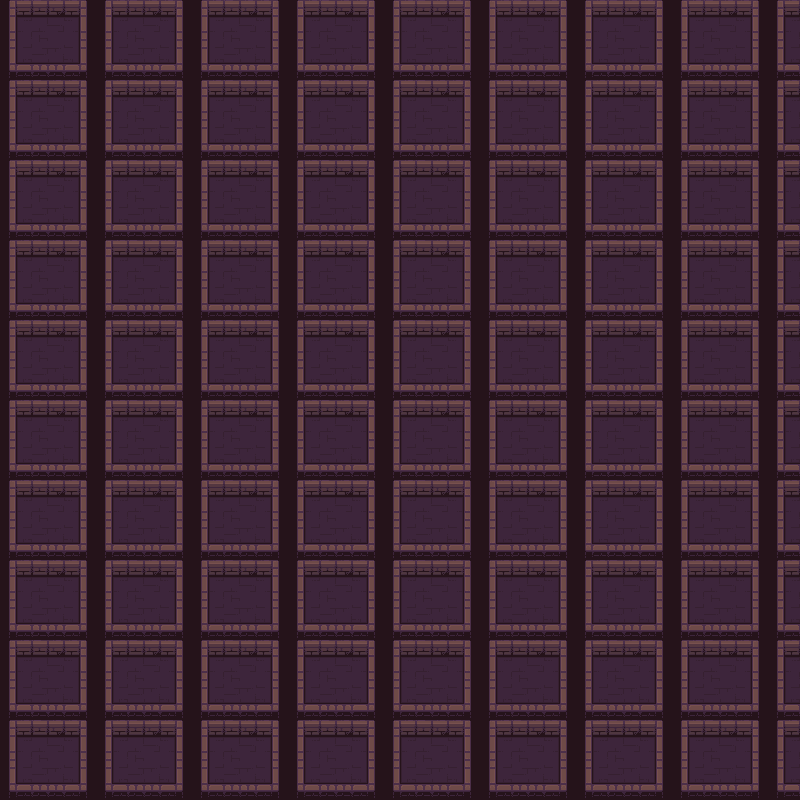

Tiled map render using the project's own tile images. Description and the whole map definition, tile-layer contents included, below:
An orthogonal 50x50 tile map with 16x16 px tiles, 1 tile layer (wall).

<map version="1.10" tiledversion="1.11.2" orientation="orthogonal" renderorder="right-down" width="50" height="50" tilewidth="16" tileheight="16" infinite="0" nextlayerid="2" nextobjectid="1">
 <editorsettings>
  <export target="../map_01.lua" format="lua" />
 </editorsettings>
 <tileset firstgid="1" name="world" tilewidth="16" tileheight="16" tilecount="100" columns="10">
  <image source="../map_tileset.png" width="160" height="160" />
 </tileset>
 <layer id="1" name="wall" width="50" height="50">
  <data encoding="csv">
1,2,3,4,5,6,1,2,3,4,5,6,1,2,3,4,5,6,1,2,3,4,5,6,1,2,3,4,5,6,1,2,3,4,5,6,1,2,3,4,5,6,1,2,3,4,5,6,1,2,
11,12,13,14,15,16,11,12,13,14,15,16,11,12,13,14,15,16,11,12,13,14,15,16,11,12,13,14,15,16,11,12,13,14,15,16,11,12,13,14,15,16,11,12,13,14,15,16,11,12,
21,22,23,24,25,26,21,22,23,24,25,26,21,22,23,24,25,26,21,22,23,24,25,26,21,22,23,24,25,26,21,22,23,24,25,26,21,22,23,24,25,26,21,22,23,24,25,26,21,22,
31,32,33,34,35,36,31,32,33,34,35,36,31,32,33,34,35,36,31,32,33,34,35,36,31,32,33,34,35,36,31,32,33,34,35,36,31,32,33,34,35,36,31,32,33,34,35,36,31,32,
41,42,43,44,45,46,41,42,43,44,45,46,41,42,43,44,45,46,41,42,43,44,45,46,41,42,43,44,45,46,41,42,43,44,45,46,41,42,43,44,45,46,41,42,43,44,45,46,41,42,
1,2,3,4,5,6,1,2,3,4,5,6,1,2,3,4,5,6,1,2,3,4,5,6,1,2,3,4,5,6,1,2,3,4,5,6,1,2,3,4,5,6,1,2,3,4,5,6,1,2,
11,12,13,14,15,16,11,12,13,14,15,16,11,12,13,14,15,16,11,12,13,14,15,16,11,12,13,14,15,16,11,12,13,14,15,16,11,12,13,14,15,16,11,12,13,14,15,16,11,12,
21,22,23,24,25,26,21,22,23,24,25,26,21,22,23,24,25,26,21,22,23,24,25,26,21,22,23,24,25,26,21,22,23,24,25,26,21,22,23,24,25,26,21,22,23,24,25,26,21,22,
31,32,33,34,35,36,31,32,33,34,35,36,31,32,33,34,35,36,31,32,33,34,35,36,31,32,33,34,35,36,31,32,33,34,35,36,31,32,33,34,35,36,31,32,33,34,35,36,31,32,
41,42,43,44,45,46,41,42,43,44,45,46,41,42,43,44,45,46,41,42,43,44,45,46,41,42,43,44,45,46,41,42,43,44,45,46,41,42,43,44,45,46,41,42,43,44,45,46,41,42,
1,2,3,4,5,6,1,2,3,4,5,6,1,2,3,4,5,6,1,2,3,4,5,6,1,2,3,4,5,6,1,2,3,4,5,6,1,2,3,4,5,6,1,2,3,4,5,6,1,2,
11,12,13,14,15,16,11,12,13,14,15,16,11,12,13,14,15,16,11,12,13,14,15,16,11,12,13,14,15,16,11,12,13,14,15,16,11,12,13,14,15,16,11,12,13,14,15,16,11,12,
21,22,23,24,25,26,21,22,23,24,25,26,21,22,23,24,25,26,21,22,23,24,25,26,21,22,23,24,25,26,21,22,23,24,25,26,21,22,23,24,25,26,21,22,23,24,25,26,21,22,
31,32,33,34,35,36,31,32,33,34,35,36,31,32,33,34,35,36,31,32,33,34,35,36,31,32,33,34,35,36,31,32,33,34,35,36,31,32,33,34,35,36,31,32,33,34,35,36,31,32,
41,42,43,44,45,46,41,42,43,44,45,46,41,42,43,44,45,46,41,42,43,44,45,46,41,42,43,44,45,46,41,42,43,44,45,46,41,42,43,44,45,46,41,42,43,44,45,46,41,42,
1,2,3,4,5,6,1,2,3,4,5,6,1,2,3,4,5,6,1,2,3,4,5,6,1,2,3,4,5,6,1,2,3,4,5,6,1,2,3,4,5,6,1,2,3,4,5,6,1,2,
11,12,13,14,15,16,11,12,13,14,15,16,11,12,13,14,15,16,11,12,13,14,15,16,11,12,13,14,15,16,11,12,13,14,15,16,11,12,13,14,15,16,11,12,13,14,15,16,11,12,
21,22,23,24,25,26,21,22,23,24,25,26,21,22,23,24,25,26,21,22,23,24,25,26,21,22,23,24,25,26,21,22,23,24,25,26,21,22,23,24,25,26,21,22,23,24,25,26,21,22,
31,32,33,34,35,36,31,32,33,34,35,36,31,32,33,34,35,36,31,32,33,34,35,36,31,32,33,34,35,36,31,32,33,34,35,36,31,32,33,34,35,36,31,32,33,34,35,36,31,32,
41,42,43,44,45,46,41,42,43,44,45,46,41,42,43,44,45,46,41,42,43,44,45,46,41,42,43,44,45,46,41,42,43,44,45,46,41,42,43,44,45,46,41,42,43,44,45,46,41,42,
1,2,3,4,5,6,1,2,3,4,5,6,1,2,3,4,5,6,1,2,3,4,5,6,1,2,3,4,5,6,1,2,3,4,5,6,1,2,3,4,5,6,1,2,3,4,5,6,1,2,
11,12,13,14,15,16,11,12,13,14,15,16,11,12,13,14,15,16,11,12,13,14,15,16,11,12,13,14,15,16,11,12,13,14,15,16,11,12,13,14,15,16,11,12,13,14,15,16,11,12,
21,22,23,24,25,26,21,22,23,24,25,26,21,22,23,24,25,26,21,22,23,24,25,26,21,22,23,24,25,26,21,22,23,24,25,26,21,22,23,24,25,26,21,22,23,24,25,26,21,22,
31,32,33,34,35,36,31,32,33,34,35,36,31,32,33,34,35,36,31,32,33,34,35,36,31,32,33,34,35,36,31,32,33,34,35,36,31,32,33,34,35,36,31,32,33,34,35,36,31,32,
41,42,43,44,45,46,41,42,43,44,45,46,41,42,43,44,45,46,41,42,43,44,45,46,41,42,43,44,45,46,41,42,43,44,45,46,41,42,43,44,45,46,41,42,43,44,45,46,41,42,
1,2,3,4,5,6,1,2,3,4,5,6,1,2,3,4,5,6,1,2,3,4,5,6,1,2,3,4,5,6,1,2,3,4,5,6,1,2,3,4,5,6,1,2,3,4,5,6,1,2,
11,12,13,14,15,16,11,12,13,14,15,16,11,12,13,14,15,16,11,12,13,14,15,16,11,12,13,14,15,16,11,12,13,14,15,16,11,12,13,14,15,16,11,12,13,14,15,16,11,12,
21,22,23,24,25,26,21,22,23,24,25,26,21,22,23,24,25,26,21,22,23,24,25,26,21,22,23,24,25,26,21,22,23,24,25,26,21,22,23,24,25,26,21,22,23,24,25,26,21,22,
31,32,33,34,35,36,31,32,33,34,35,36,31,32,33,34,35,36,31,32,33,34,35,36,31,32,33,34,35,36,31,32,33,34,35,36,31,32,33,34,35,36,31,32,33,34,35,36,31,32,
41,42,43,44,45,46,41,42,43,44,45,46,41,42,43,44,45,46,41,42,43,44,45,46,41,42,43,44,45,46,41,42,43,44,45,46,41,42,43,44,45,46,41,42,43,44,45,46,41,42,
1,2,3,4,5,6,1,2,3,4,5,6,1,2,3,4,5,6,1,2,3,4,5,6,1,2,3,4,5,6,1,2,3,4,5,6,1,2,3,4,5,6,1,2,3,4,5,6,1,2,
11,12,13,14,15,16,11,12,13,14,15,16,11,12,13,14,15,16,11,12,13,14,15,16,11,12,13,14,15,16,11,12,13,14,15,16,11,12,13,14,15,16,11,12,13,14,15,16,11,12,
21,22,23,24,25,26,21,22,23,24,25,26,21,22,23,24,25,26,21,22,23,24,25,26,21,22,23,24,25,26,21,22,23,24,25,26,21,22,23,24,25,26,21,22,23,24,25,26,21,22,
31,32,33,34,35,36,31,32,33,34,35,36,31,32,33,34,35,36,31,32,33,34,35,36,31,32,33,34,35,36,31,32,33,34,35,36,31,32,33,34,35,36,31,32,33,34,35,36,31,32,
41,42,43,44,45,46,41,42,43,44,45,46,41,42,43,44,45,46,41,42,43,44,45,46,41,42,43,44,45,46,41,42,43,44,45,46,41,42,43,44,45,46,41,42,43,44,45,46,41,42,
1,2,3,4,5,6,1,2,3,4,5,6,1,2,3,4,5,6,1,2,3,4,5,6,1,2,3,4,5,6,1,2,3,4,5,6,1,2,3,4,5,6,1,2,3,4,5,6,1,2,
11,12,13,14,15,16,11,12,13,14,15,16,11,12,13,14,15,16,11,12,13,14,15,16,11,12,13,14,15,16,11,12,13,14,15,16,11,12,13,14,15,16,11,12,13,14,15,16,11,12,
21,22,23,24,25,26,21,22,23,24,25,26,21,22,23,24,25,26,21,22,23,24,25,26,21,22,23,24,25,26,21,22,23,24,25,26,21,22,23,24,25,26,21,22,23,24,25,26,21,22,
31,32,33,34,35,36,31,32,33,34,35,36,31,32,33,34,35,36,31,32,33,34,35,36,31,32,33,34,35,36,31,32,33,34,35,36,31,32,33,34,35,36,31,32,33,34,35,36,31,32,
41,42,43,44,45,46,41,42,43,44,45,46,41,42,43,44,45,46,41,42,43,44,45,46,41,42,43,44,45,46,41,42,43,44,45,46,41,42,43,44,45,46,41,42,43,44,45,46,41,42,
1,2,3,4,5,6,1,2,3,4,5,6,1,2,3,4,5,6,1,2,3,4,5,6,1,2,3,4,5,6,1,2,3,4,5,6,1,2,3,4,5,6,1,2,3,4,5,6,1,2,
11,12,13,14,15,16,11,12,13,14,15,16,11,12,13,14,15,16,11,12,13,14,15,16,11,12,13,14,15,16,11,12,13,14,15,16,11,12,13,14,15,16,11,12,13,14,15,16,11,12,
21,22,23,24,25,26,21,22,23,24,25,26,21,22,23,24,25,26,21,22,23,24,25,26,21,22,23,24,25,26,21,22,23,24,25,26,21,22,23,24,25,26,21,22,23,24,25,26,21,22,
31,32,33,34,35,36,31,32,33,34,35,36,31,32,33,34,35,36,31,32,33,34,35,36,31,32,33,34,35,36,31,32,33,34,35,36,31,32,33,34,35,36,31,32,33,34,35,36,31,32,
41,42,43,44,45,46,41,42,43,44,45,46,41,42,43,44,45,46,41,42,43,44,45,46,41,42,43,44,45,46,41,42,43,44,45,46,41,42,43,44,45,46,41,42,43,44,45,46,41,42,
1,2,3,4,5,6,1,2,3,4,5,6,1,2,3,4,5,6,1,2,3,4,5,6,1,2,3,4,5,6,1,2,3,4,5,6,1,2,3,4,5,6,1,2,3,4,5,6,1,2,
11,12,13,14,15,16,11,12,13,14,15,16,11,12,13,14,15,16,11,12,13,14,15,16,11,12,13,14,15,16,11,12,13,14,15,16,11,12,13,14,15,16,11,12,13,14,15,16,11,12,
21,22,23,24,25,26,21,22,23,24,25,26,21,22,23,24,25,26,21,22,23,24,25,26,21,22,23,24,25,26,21,22,23,24,25,26,21,22,23,24,25,26,21,22,23,24,25,26,21,22,
31,32,33,34,35,36,31,32,33,34,35,36,31,32,33,34,35,36,31,32,33,34,35,36,31,32,33,34,35,36,31,32,33,34,35,36,31,32,33,34,35,36,31,32,33,34,35,36,31,32,
41,42,43,44,45,46,41,42,43,44,45,46,41,42,43,44,45,46,41,42,43,44,45,46,41,42,43,44,45,46,41,42,43,44,45,46,41,42,43,44,45,46,41,42,43,44,45,46,41,42
</data>
 </layer>
</map>
